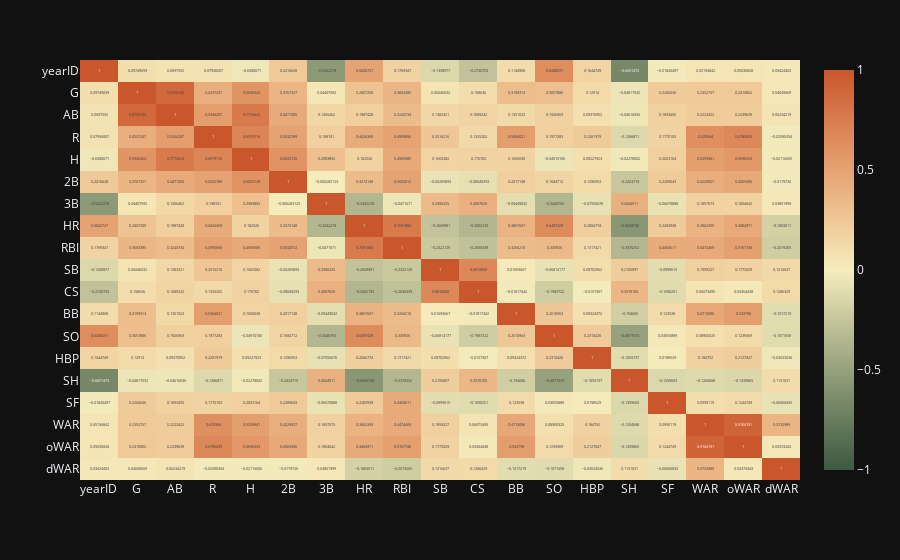

Notebook code cell kept with this figure:
### Code cell
corrMatrix = batting_heavy_abvanced_final.corr()
px.imshow(corrMatrix, text_auto=True, aspect='auto', zmax=1, zmin=-1, color_continuous_scale=px.colors.diverging.Fall)

### Figure 1 — Plotly figure (JSON) as saved in the notebook; plotly's stock layout.template omitted (floating-point values rounded to 4 significant figures; data arrays with more than 128 entries replaced by an {"elided": "..."} marker saying what was removed)
{"data": [{"coloraxis": "coloraxis", "name": "0", "texttemplate": "%{z}", "x": ["yearID", "G", "AB", "R", "H", "2B", "3B", "HR", "RBI", "SB", "CS", "BB", "SO", "HBP", "SH", "SF", "WAR", "oWAR", "dWAR"], "y": ["yearID", "G", "AB", "R", "H", "2B", "3B", "HR", "RBI", "SB", "CS", "BB", "SO", "HBP", "SH", "SF", "WAR", "oWAR", "dWAR"], "z": {"elided": "19x19 float values"}, "type": "heatmap", "xaxis": "x", "yaxis": "y", "hovertemplate": "x: %{x}<br>y: %{y}<br>color: %{z}<extra></extra>"}], "layout": {"xaxis": {"anchor": "y", "domain": [0.0, 1.0]}, "yaxis": {"anchor": "x", "domain": [0.0, 1.0], "autorange": "reversed"}, "coloraxis": {"colorscale": [[0.0, "rgb(61, 89, 65)"], [0.1667, "rgb(119, 136, 104)"], [0.3333, "rgb(181, 185, 145)"], [0.5, "rgb(246, 237, 189)"], [0.6667, "rgb(237, 187, 138)"], [0.8333, "rgb(222, 138, 90)"], [1.0, "rgb(202, 86, 44)"]], "cmin": -1, "cmax": 1}, "margin": {"t": 60}}}
